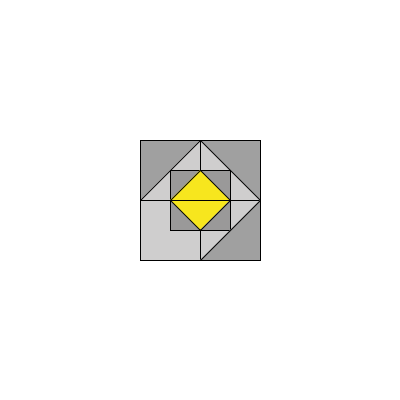
Frame 1 (no input)
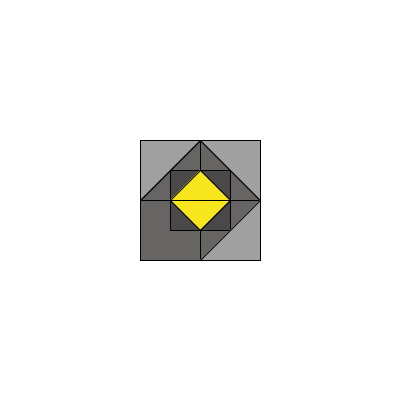
Frame 60 (the mouse pressed at the canvas centre just before this capture)
Frame 120 (the mouse held since frame 60 and released just before this capture): identical to frame 60, image omitted

The Processing sketch that drew these frames (run headless with seeded random() and noise(); from frame 60 on, the mouse is pressed at the canvas centre):

// Processing sketch: processing_86339
// ── processing_86339.pde

void setup() {
size(400,400);
background(255);
smooth();
}
/*je vais essayer de créer une succession de carré, car je m'interesse
aux formes géométrique et aux structures, afin de jouer par la suite sur
les effets de contrastes et de profondeurs de champs.*/



void draw()
{
  
  int L;
 L = 60;
 
  int H;
 H = 60;
 
fill(#676464,80);
//jouer la transparence des formes

rectMode(CENTER);
rect(230,230,H,L);
rect(170,170,H,L);
rect(170,230,H,L);
rect(230,170,H,L);

//forme de depart

fill( #393838,90);
rect(200,200,H,L);

fill(#F7E61E);
triangle(170, 200, 230, 200, 200, 170);
triangle(170, 200, 200, 230,230,200);

fill(#A0A0A0);
triangle(140,140,140,200,200,140);

triangle(200,140,260,140,260,200);


triangle(200,260,260,260,260,200);


}
